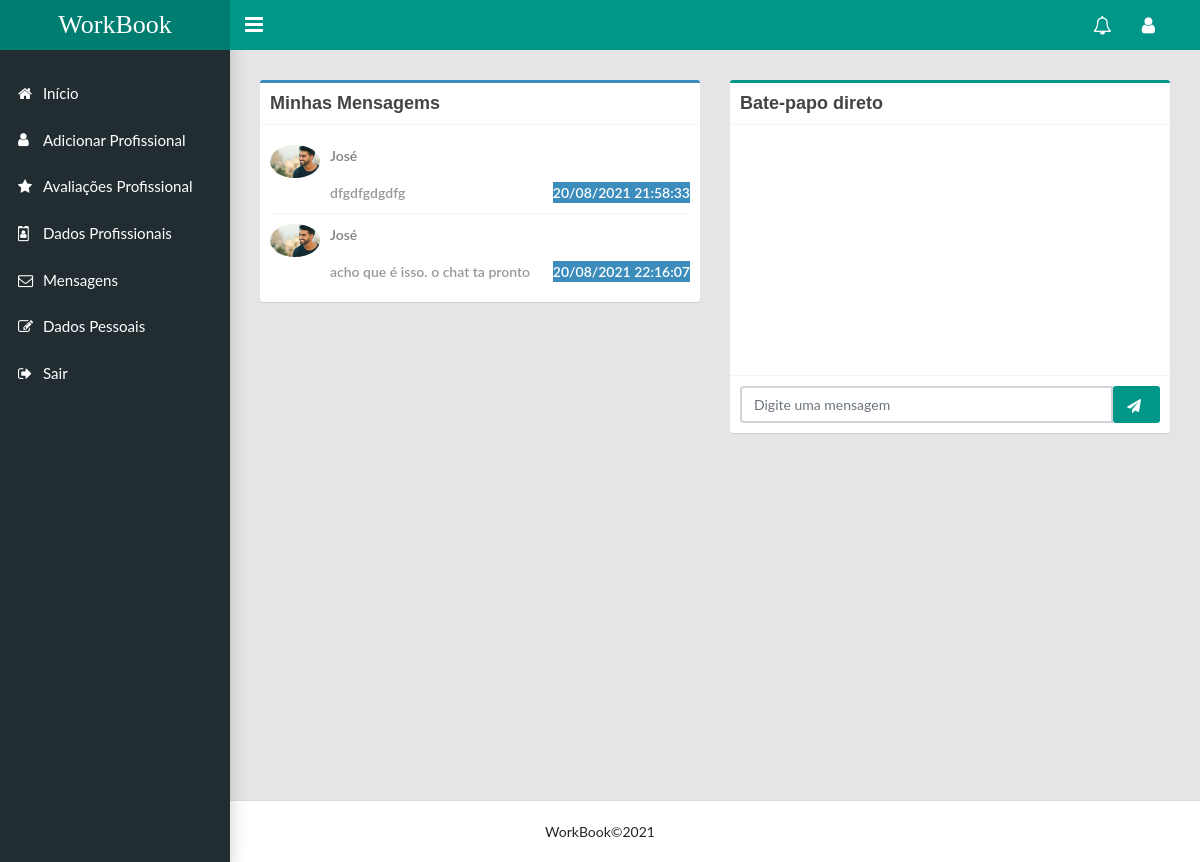
The app's page /mensagem/detalheMensagem/1/1 (signed in), older data.
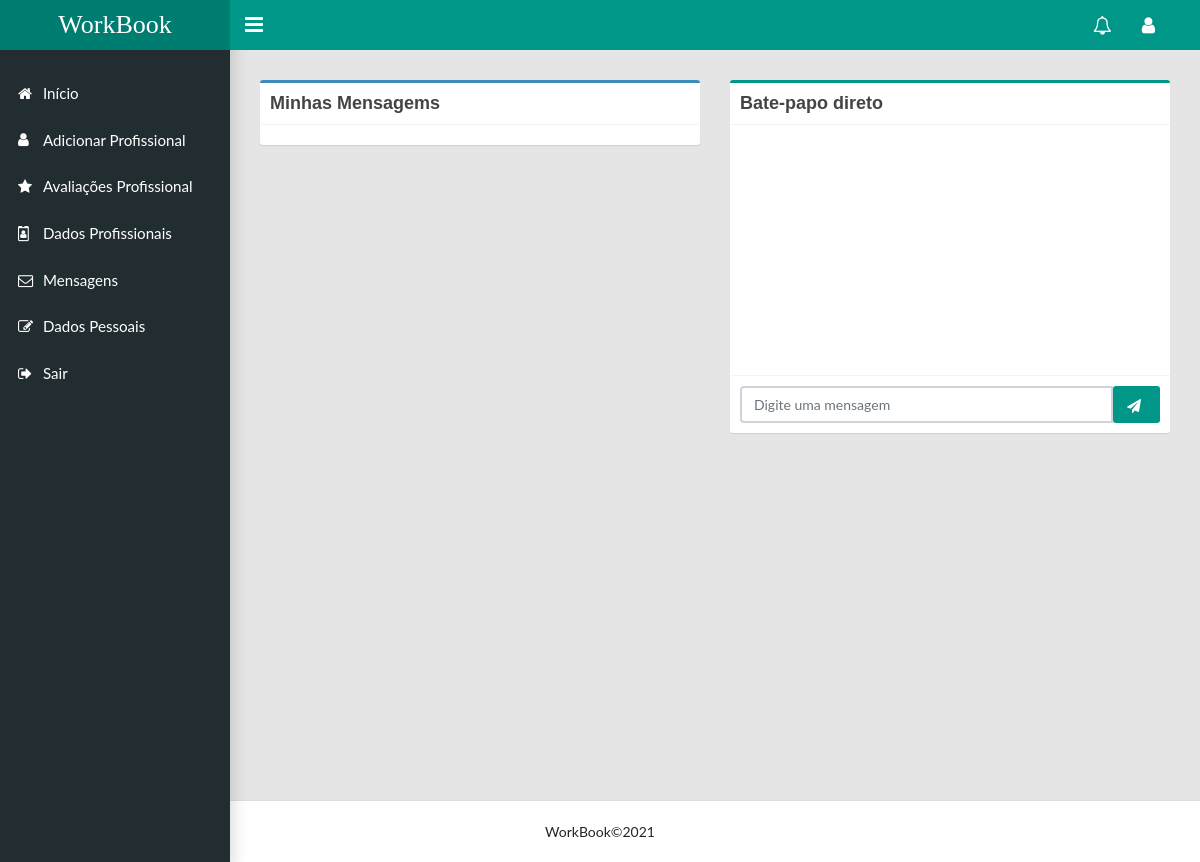
The same page, newer data.
### mensagem/models.py (models this page shows)
class Mensagem(models.Model):
    texto = models.CharField('texto', max_length=5000)
    destinatario = models.ForeignKey(Usuario, on_delete=models.CASCADE, null=True, blank=False,
                                     related_name='destinatario')
    remetente = models.ForeignKey(Usuario, on_delete=models.CASCADE, null=True, blank=False, related_name='remetente')
    data = models.CharField(null=True, name='data_mensagem', blank=False, max_length=255)
    class Meta:
        db_table = 'Mensagen'
        verbose_name = 'Mensagem'
        verbose_name_plural = 'Mensagens'

### usuario/models.py (models this page shows, shortened)
class Usuario(AbstractUser):
    telefone = models.CharField('telefone', max_length=15)
    imagem = models.ImageField(upload_to='fotosperfil/%Y/%m/', blank=True, null=True)
    cidade = models.CharField('cidade', max_length=40)
    rua = models.CharField('rua', max_length=60)
    uf = models.CharField('uf', max_length=2)
    bairro = models.CharField('bairro', max_length=40)
    is_staff = models.BooleanField(default=0)
    is_superuser = models.BooleanField(default=1)
    is_active = models.BooleanField(default=True)
    class Meta:
        db_table = 'usuario'
        verbose_name = 'Usuario'
        verbose_name_plural = 'Usuario'

### mensagem/views.py (the view)
# urls.py: path('detalheMensagem/<int:idRemetente>/<int:idDestinatario>', views.detalheMensagem, name='detalheMensagem'),
@login_required(login_url='usuario:submit_login')
def detalheMensagem(request, idRemetente, idDestinatario):
    mensagens = mensagens_por_usuario(request)
    mensagens_detalhe = Mensagem.objects.filter(
        (Q(destinatario__id=idDestinatario) & Q(remetente__id=idRemetente)) |
        (Q(destinatario__id=idRemetente) & Q(remetente__id=idDestinatario))).order_by('id')
    context = {
        'mensagens_detalhe': mensagens_detalhe,
        'mensagens': mensagens,
        'remetente': Usuario.objects.get(id=idRemetente),
        'destinatario': Usuario.objects.get(id=idDestinatario)
    }
    return render(request, 'listarMensagem.html', context)

### mensagem/templates/listarMensagem.html (shortened to what the changed rows need)
{% extends 'base.html' %}
{% block content %}
<main class="app-content">
    <div class="row user">
        <div class="col-md-6">
            <div class="box box-primary">
                <div class="box-header with-border">
                    <h3 class="box-title">
                    </h3>
                </div>
                <div class="box-body">
                    <ul class="products-list product-list-in-box">
                        {% for mensagem in mensagens %}
                        <li class="item">
                            {% if mensagem.remetente.id == request.user.id %}
                            <a href="{% url 'detalheMensagem' idRemetente=request.user.id idDestinatario=mensagem.destinatario.id %}"
                                class="product-title">
                                <div class="product-img">
                                    {% if request.user.imagem %}
                                    <img src="{{request.user.imagem.url}}" style="max-width: 500px; height: auto">
                                    {% endif %}
                                </div>
                                <div class="product-info">
                                    <p class="text-black-50"> {{mensagem.remetente.first_name}}</p>
                                    <font>
                                        <span class="label label-primary pull-right">
                                            <font style="vertical-align: inherit;">
                                                <font style="vertical-align: inherit;">{{mensagem.data_mensagem}}</font>
                                            </font>
                                        </span>
                                    </font>
                                    <span class="product-description">
                                        <font style="vertical-align: inherit;">
                                            <font style="vertical-align: inherit;">
                                                {{mensagem.texto}}
                                            </font>
                                        </font>
                                    </span>
                                </div>
                            </a>
                            {% endif %}
                        </li>
                        {% endfor %}
                    </ul>
                </div>
            </div>
        </div>
    </div>
</main>
{% endblock %}

Row changes from the older to the newer data that the page shows:
removed Mensagem: user.imagem (picture), remetente.first_name "José", data_mensagem "20/08/2021 21:58:33", texto "dfgdfgdgdfg"
removed Mensagem: user.imagem (picture), remetente.first_name "José", data_mensagem "20/08/2021 22:16:07", texto "acho que é isso. o chat ta pronto"
